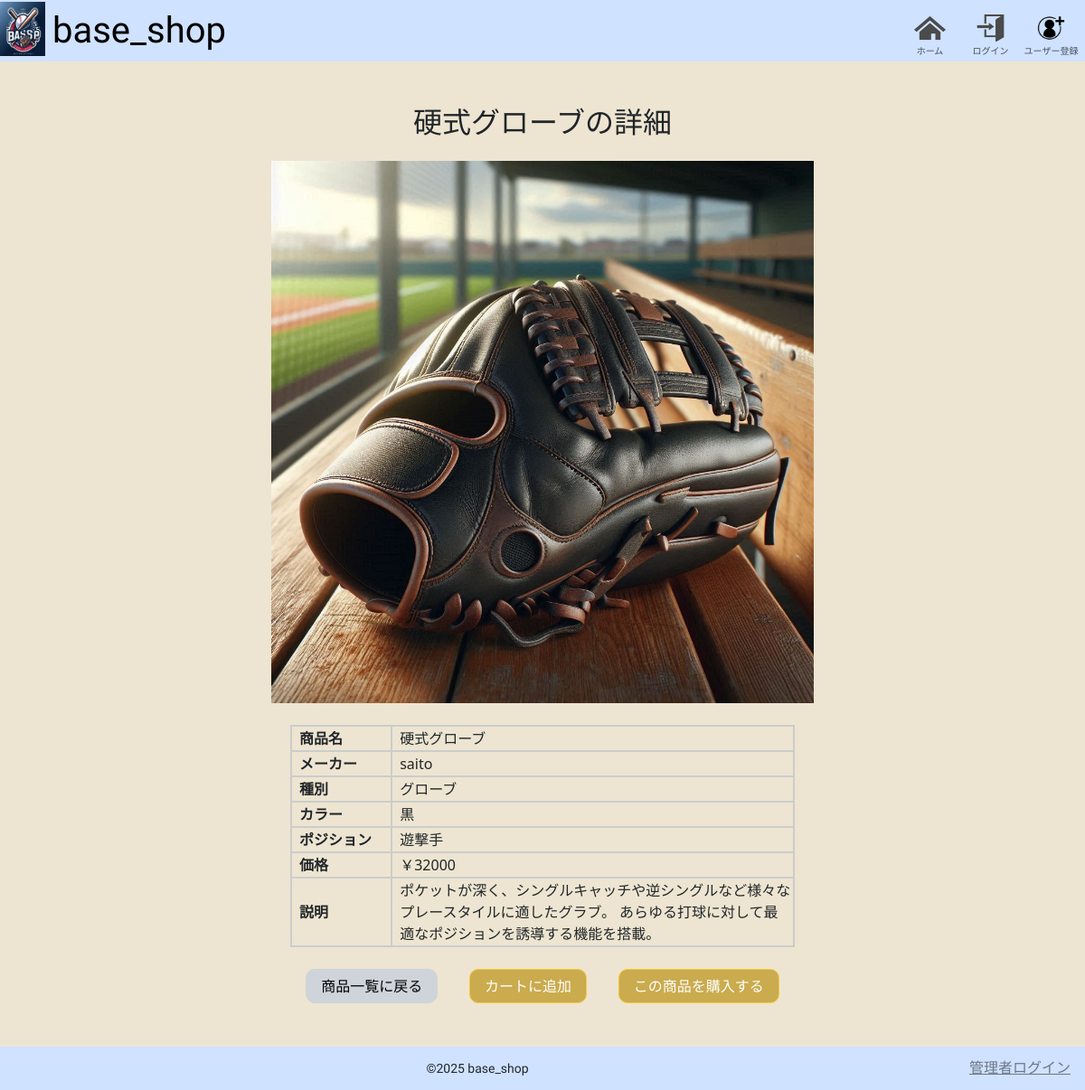
Page /products/detail/glove_short on the committed database.
### products/models.py (models this page shows, shortened)
class Product(models.Model):
  name = models.CharField("商品名", max_length=100)
  category = models.CharField("カテゴリ", max_length=50)
  manufacturer = models.CharField("メーカー" ,max_length=50)
  color = models.CharField("色(カラー)" ,max_length=30)
  position = models.CharField("ポジション(グローブのみ)" ,max_length=30)
  description = models.TextField("説明")
  image = models.ImageField("画像" ,upload_to='product_images')
  price = models.PositiveBigIntegerField("金額")
  slug = models.SlugField("スラッグ" ,unique=True, blank=True)
  class Meta:
    verbose_name = '商品'
    verbose_name_plural = '商品一覧'

### products/views.py (the view)
# urls.py: path('detail/<slug>', ProductDetailView.as_view(), name='product_detail')
class ProductDetailView(DetailView):
  model = Product
  template_name = 'products/product_detail.html'
  context_object_name = 'product'

### templates/products/product_detail.html (shortened to what this page needs)
{% extends 'base.html' %}
{% block content %}
<div class="container mt-5">
  <h2 class="text-center mb-4">{{ product.name }}の詳細</h2>
  <div class="text-center mb-4">
    <img src="{{ product.image.url }}" alt="{{ product.name }}" class="img-fluid product_detail_img">
  </div>
  <div class="mb-4">
    <table class="w-50 mx-auto product_detail_table">
      <tbody>
        <tr>
          <th scope="row">商品名</th>
          <td>{{ product.name }}</td>
        </tr>
        <tr>
        <tr>
          <th>メーカー</th>
          <td>{{ product.manufacturer}}</td>
        </tr>
        <tr>
          <th>種別</th>
          <td>{{ product.category}}</td>
        </tr>
        <tr>
          <th>カラー</th>
          <td>{{ product.color}}</td>
        </tr>
        <tr>
          <th>ポジション</th>
          <td>{{ product.position}}</td>
        </tr>
        <th scope="row">価格</th>
        <td>￥{{ product.price }}</td>
        </tr>
        <tr>
          <th scope="row">説明</th>
          <td>{{ product.description }}</td>
        </tr>
      </tbody>
    </table>
  </div>
  <div class="text-center w-50 d-flex justify-content-around mx-auto mb-5 detail-btn-wrapper">
    <a href="{% url 'products:product_list' %}" class="button btn_back">商品一覧に戻る</a>
    <form method="POST" action="{% url 'orders:add_to_cart' product.id %}">
      <button type="submit" class="button">カートに追加</button>
    </form>
    <form method="POST" action="{% url 'orders:buy_now' product.id %}">
      <button type="submit" class="button">この商品を購入する</button>
    </form>
  </div>
</div>
{% endblock %}

### base_shop/static/css/style.css (style rules this page uses)
body { height: 100vh; display: flex; flex-direction: column; background: #ede5d1; }
.button { background: #caab4d; border: 1px solid #f4c742; color: #fefefe; transition: 0.7s; border-radius: 10px; padding: 6px 16px; text-decoration: none; text-align: center; }
.product_detail_img { height: 600px; width: 600px; }
.product_detail_table, tr, tbody, th, td { border: 2px solid #ccc; }
.product_detail_table th { width: 20%; white-space: nowrap; padding-left: 8px; }
.product_detail_table td { width: 80%; padding-left: 8px; }
.btn_back { background-color: #ced4da; border: 1px solid #ced4da; color: #000; }

### rows in the picture
Product: name "硬式グローブ", image (picture), manufacturer "saito", category "グローブ", color "黒", position "遊撃手", price "32000", description "ポケットが深く、シングルキャッチや逆シングルなど様々なプレースタイルに適したグラブ。 あらゆる打球に対して最適なポジションを誘導する機能を搭載。"
